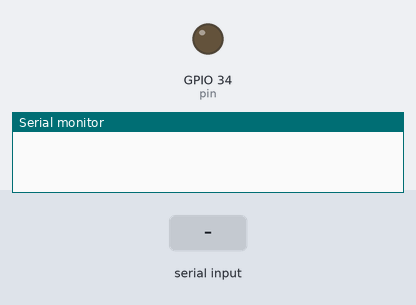
A sketch run on a simulated ESP32. Parts: output pins drawn as LEDs (lit = HIGH), the last lines printed to the serial monitor. Inputs (shaded band) come from the test bench.

Above: at 1.2 s.
1.3 s: "e" received over the second serial link
At 2.5 s:
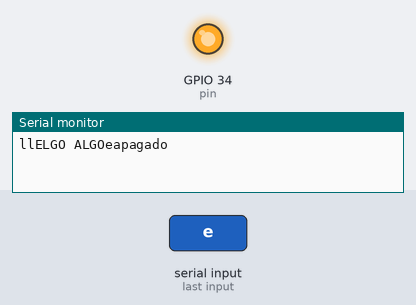
2.8 s: "a" received over the second serial link
At 3.7 s:
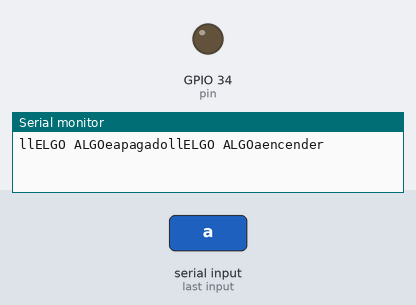
Timing chart, 0 to 5.8 s (numbered marks = the images above; inputs shaded):
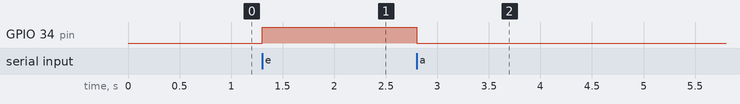

The sketch:

foco_bluetooth.ino
```cpp
#include <SoftwareSerial.h> // Incluimos la librería  SoftwareSerial
SoftwareSerial BT(19, 18);  // Definimos los pines RX y TX del Arduino conectados al Bluetooth

// Adicion codigo de foco
int pin = 34;
int incomingByte = 0;
char letra;

void setup()
{
    BT.begin(9600);     // Inicializamos el puerto serie BT (Para Modo AT 2)
    Serial.begin(9600); // Inicializamos  el puerto serie

    // banderas de encendido y pines del foco
    // bool band = false;
    pinMode(pin, OUTPUT);
}

void loop()
{
    if (BT.available() > 0) // Si llega un dato por el puerto BT se envía al monitor serial
    {
        Serial.write("llELGO ALGO");
        letra = BT.read();
        Serial.write(letra);

         if (letra== 'a' || letra == 'A')
        {
          Serial.write("encender");
            digitalWrite(pin, LOW);
        }
        else if (letra== 'e' || letra == 'E')
        {

            Serial.write("apagado");
            digitalWrite(pin, HIGH);
        }

    }

    if (Serial.available() > 0) // Si llega un dato por el monitor serial se envía al puerto BT
    {
        BT.write(Serial.read());
    }
}
```

Measured:
- after the input at 1.3 s, GPIO 34 (pin): LOW → HIGH at once
- after the input at 2.8 s, GPIO 34 (pin): HIGH → LOW at once
